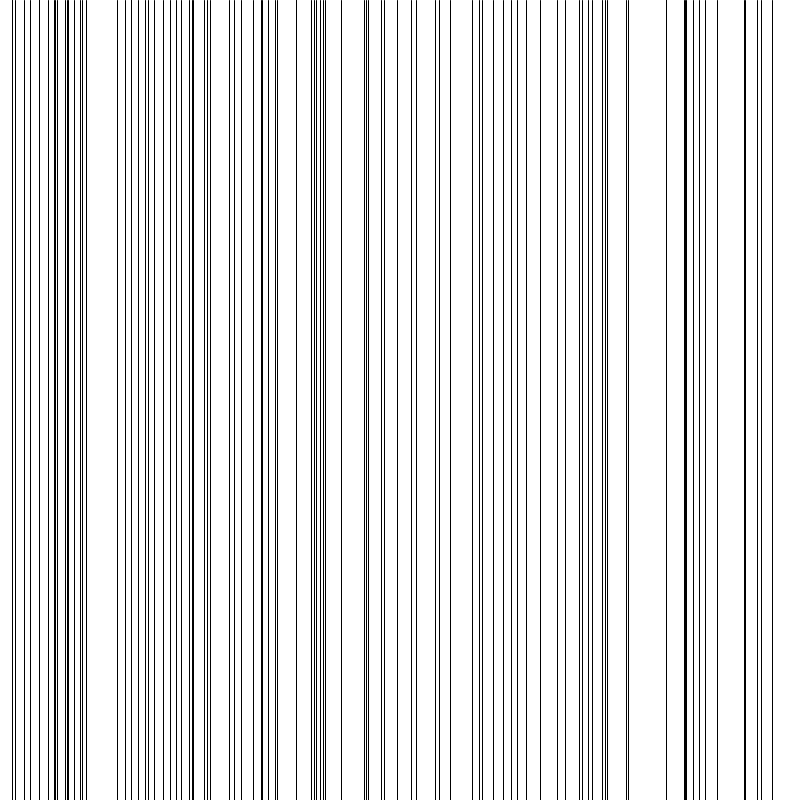
Frame 1 (no input)
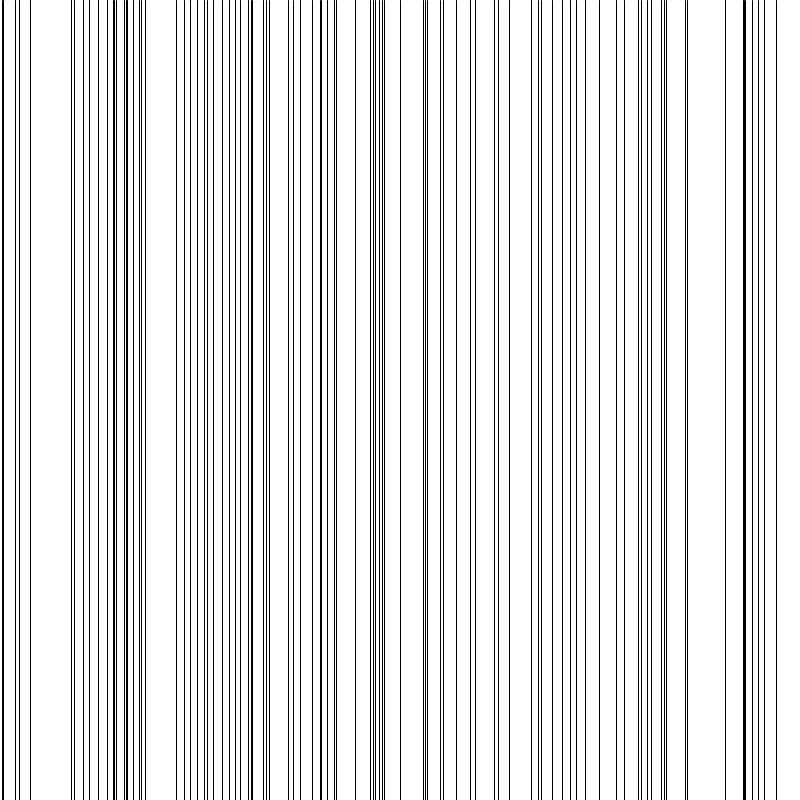
Frame 60 (the mouse pressed at the canvas centre just before this capture)
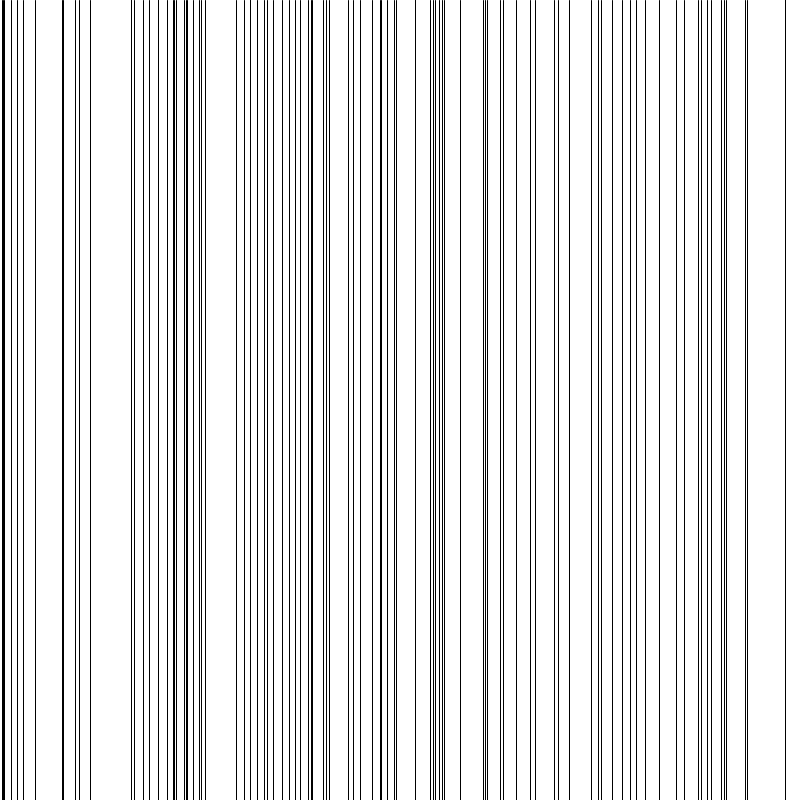
Frame 120 (the mouse held since frame 60 and released just before this capture)

The Processing sketch that drew these frames (run headless with seeded random() and noise(); from frame 60 on, the mouse is pressed at the canvas centre):

// Processing sketch: week_6_arrays
// ── week_6_arrays.pde
//simple way to set up simple array
//int myInt;
//int[] myIntArray = {0, 100, 90, -10, 5};
//boolean[] myboolean = {true, false, true};
//String [] myString = {"hi", "hellow", "bye"};
//float [] myFloat = {1.1, 0.9, 10000.3, 29272};

//this array is 100 positions long, dont know what is in it 
int[] myArray = new int[100];




void setup() {
  //could state each number for a position of the array
  //myArray[0] = 100;
  //myArray[50] = 99;
  
  size(800, 800);
  for (int i = 0; i < myArray.length; i++) {
    //casting to an int
    myArray[i] = int(random(800));
  }
}

void draw() {
  background(255);
  for (int i = 0; i < myArray.length; i++) {
      line(myArray[i], 0, myArray[i], height);
       myArray[i]++;
       
       if(myArray[i] > width) {
        myArray[i] = 0; 
       }
  }

  
}
